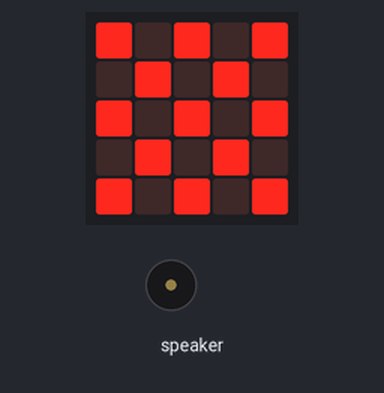
The program below on a simulated Calliope mini (MakeCode). On the bench: the board's 5×5 LED display, buzzer (waves = sounding).

Above: at 0.2 s.
At 0.67 s:
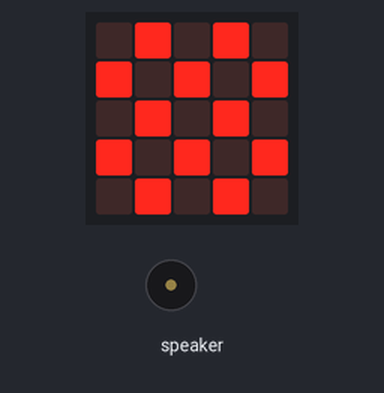

Measured:
- by itself, everything shown: repeats every 0.96 s, in 4 steps
- what the display in image 1 shows lasts 0.5 s, from 0.5 s to 1.0 s

The program:

main.ts
```typescript
basic.forever(function () {
    basic.showLeds(`
        # . # . #
        . # . # .
        # . # . #
        . # . # .
        # . # . #
        `)
    music.playMelody("E B C5 A B G A F ", 10000)
    basic.showLeds(`
        . # . # .
        # . # . #
        . # . # .
        # . # . #
        . # . # .
        `)
    music.playMelody("A F E F D G E F ", 10000)
})
```

test.ts
```typescript
// Hier kann man Tests durchführen; diese Datei wird nicht kompiliert, wenn dieses Paket als Erweiterung verwendet wird.
```
